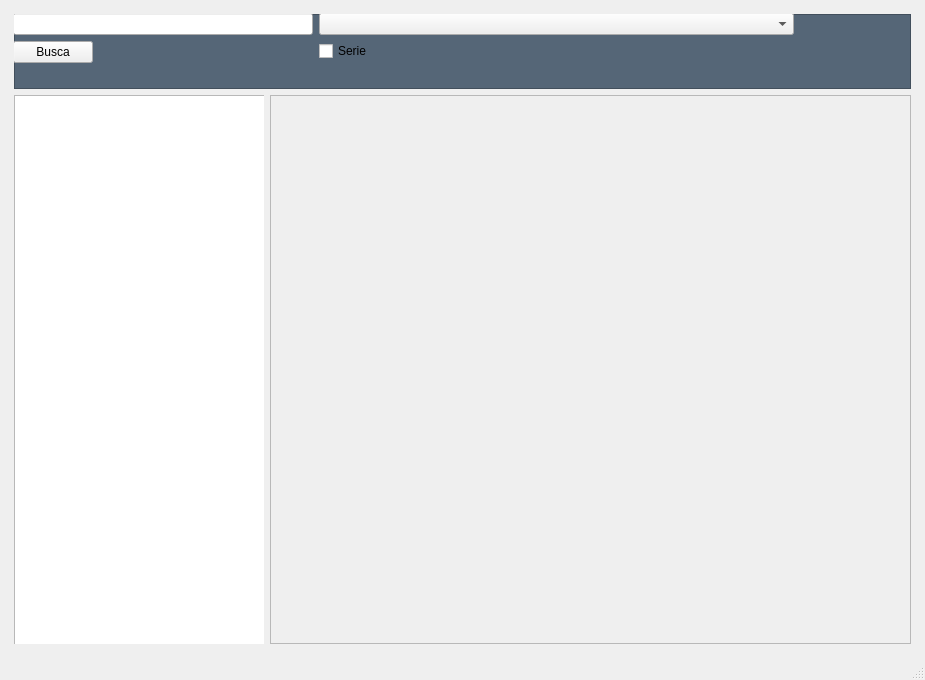
<?xml version="1.0" encoding="UTF-8"?>
<ui version="4.0">
 <class>MainWindow</class>
 <widget class="QMainWindow" name="MainWindow">
  <property name="geometry">
   <rect>
    <x>0</x>
    <y>0</y>
    <width>925</width>
    <height>680</height>
   </rect>
  </property>
  <property name="sizePolicy">
   <sizepolicy hsizetype="Fixed" vsizetype="Fixed">
    <horstretch>0</horstretch>
    <verstretch>0</verstretch>
   </sizepolicy>
  </property>
  <property name="windowTitle">
   <string>MainWindow</string>
  </property>
  <widget class="QWidget" name="centralwidget">
   <layout class="QGridLayout" name="gridLayout">
    <item row="0" column="0">
     <layout class="QVBoxLayout" name="verticalLayout">
      <property name="sizeConstraint">
       <enum>QLayout::SetMinAndMaxSize</enum>
      </property>
      <property name="leftMargin">
       <number>5</number>
      </property>
      <property name="topMargin">
       <number>5</number>
      </property>
      <property name="rightMargin">
       <number>5</number>
      </property>
      <property name="bottomMargin">
       <number>5</number>
      </property>
      <item>
       <widget class="QFrame" name="frame">
        <property name="sizePolicy">
         <sizepolicy hsizetype="MinimumExpanding" vsizetype="Fixed">
          <horstretch>0</horstretch>
          <verstretch>100</verstretch>
         </sizepolicy>
        </property>
        <property name="minimumSize">
         <size>
          <width>0</width>
          <height>50</height>
         </size>
        </property>
        <property name="maximumSize">
         <size>
          <width>16777215</width>
          <height>75</height>
         </size>
        </property>
        <property name="styleSheet">
         <string notr="true">QFrame{
background-color:#567;

}
</string>
        </property>
        <property name="frameShape">
         <enum>QFrame::StyledPanel</enum>
        </property>
        <property name="frameShadow">
         <enum>QFrame::Raised</enum>
        </property>
        <widget class="QWidget" name="formLayoutWidget">
         <property name="geometry">
          <rect>
           <x>-1</x>
           <y>-1</y>
           <width>781</width>
           <height>271</height>
          </rect>
         </property>
         <layout class="QFormLayout" name="formLayout">
          <property name="fieldGrowthPolicy">
           <enum>QFormLayout::AllNonFixedFieldsGrow</enum>
          </property>
          <item row="1" column="0">
           <widget class="QLineEdit" name="text_busqueda">
            <property name="minimumSize">
             <size>
              <width>300</width>
              <height>0</height>
             </size>
            </property>
           </widget>
          </item>
          <item row="1" column="1">
           <widget class="QComboBox" name="comboBox"/>
          </item>
          <item row="2" column="0">
           <widget class="QPushButton" name="buto_busqueda">
            <property name="text">
             <string>Busca</string>
            </property>
           </widget>
          </item>
          <item row="2" column="1">
           <widget class="QCheckBox" name="check_series">
            <property name="text">
             <string>Serie</string>
            </property>
           </widget>
          </item>
         </layout>
        </widget>
       </widget>
      </item>
      <item>
       <layout class="QHBoxLayout" name="horizontalLayout">
        <property name="sizeConstraint">
         <enum>QLayout::SetMinAndMaxSize</enum>
        </property>
        <item>
         <widget class="QWidget" name="widget" native="true">
          <property name="maximumSize">
           <size>
            <width>250</width>
            <height>16777215</height>
           </size>
          </property>
          <widget class="QListWidget" name="list_resultat">
           <property name="geometry">
            <rect>
             <x>0</x>
             <y>0</y>
             <width>300</width>
             <height>591</height>
            </rect>
           </property>
           <property name="sizePolicy">
            <sizepolicy hsizetype="Preferred" vsizetype="Preferred">
             <horstretch>0</horstretch>
             <verstretch>0</verstretch>
            </sizepolicy>
           </property>
           <property name="minimumSize">
            <size>
             <width>300</width>
             <height>0</height>
            </size>
           </property>
           <property name="maximumSize">
            <size>
             <width>16777215</width>
             <height>16777215</height>
            </size>
           </property>
          </widget>
         </widget>
        </item>
        <item>
         <widget class="QFrame" name="frame_2">
          <property name="frameShape">
           <enum>QFrame::StyledPanel</enum>
          </property>
          <property name="frameShadow">
           <enum>QFrame::Raised</enum>
          </property>
         </widget>
        </item>
       </layout>
      </item>
     </layout>
    </item>
   </layout>
  </widget>
  <widget class="QMenuBar" name="menubar">
   <property name="geometry">
    <rect>
     <x>0</x>
     <y>0</y>
     <width>925</width>
     <height>25</height>
    </rect>
   </property>
  </widget>
  <widget class="QStatusBar" name="statusbar"/>
 </widget>
 <resources/>
 <connections/>
</ui>
